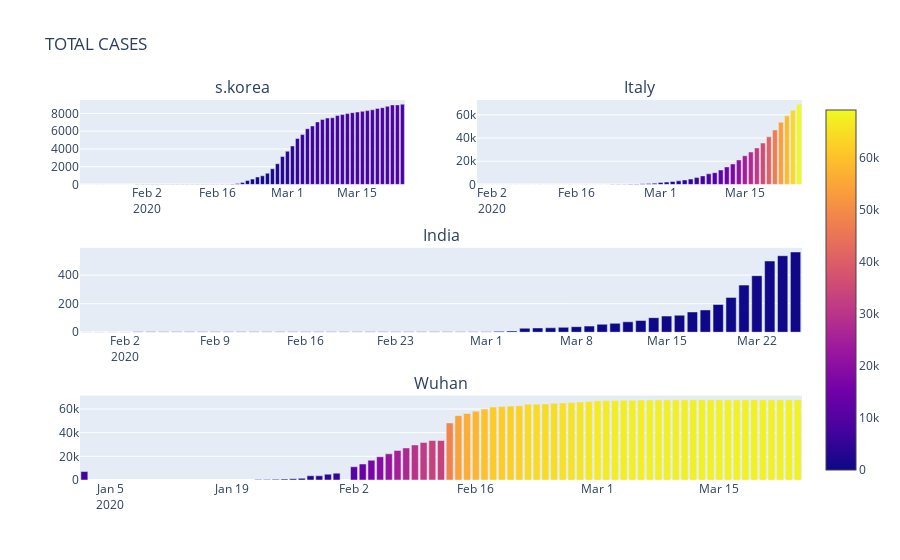

Notebook code cell kept with this figure:
### Code cell
from plotly.subplots import make_subplots
fig=make_subplots(rows=3,cols=2,specs=[[{},{}],[{"colspan":2},None],[{"colspan":2},None]],subplot_titles=("s.korea","Italy","India","Wuhan"))
fig.add_trace(go.Bar(x=dbd_korea['Date'],y=dbd_korea['Total Cases'],marker=dict(color=dbd_korea['Total Cases'],coloraxis="coloraxis")),1,1)
fig.add_trace(go.Bar(x=dbd_italy['Date'],y=dbd_italy['Total Cases'],marker=dict(color=dbd_italy['Total Cases'],coloraxis="coloraxis")),1,2)
fig.add_trace(go.Bar(x=dbd_india['Date'],y=dbd_india['Total Cases'],marker=dict(color=dbd_india['Total Cases'],coloraxis="coloraxis")),2,1)
fig.add_trace(go.Bar(x=dbd_wuhan['Date'],y=dbd_wuhan['Total Cases'],marker=dict(color=dbd_wuhan['Total Cases'],coloraxis="coloraxis")),3,1)
fig.update_layout(title="TOTAL CASES",showlegend=False)
fig.show()
